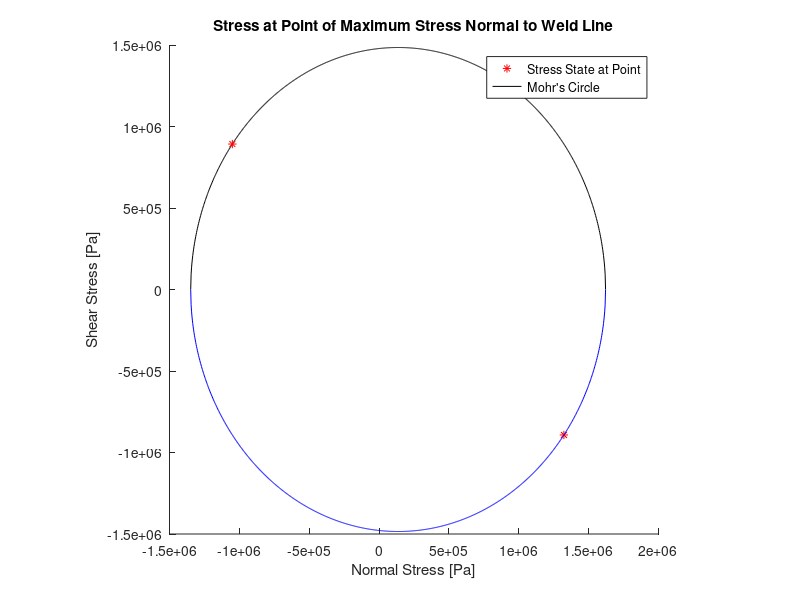

Here is the MATLAB script that generated this plot:
clear ; close all ; clc ;
pointx = 1.3229e+006 ;
pointy = -8.9239e+005 ;
pointx2 = -1.0502e+006 ;

center = ( pointx + pointx2 )/2 ;
taumax = sqrt( ( pointx - center )^2 + pointy^2 ) ;

x = linspace( center - taumax , center + taumax , 1e3 ) ;
y1 = sqrt( taumax^2 - (x-center).^2 ) ;
y2 = -sqrt( taumax^2 - (x-center).^2 ) ;



figure
hold on
axis square
plot( pointx , pointy , '*r' )
plot( x , y1 , 'k' )
plot( x , y2 , 'b' )
plot( pointx2 , -pointy , '*r' )
legend( 'Stress State at Point' , 'Mohr''s Circle' , 'Location' , 'northeast' )
xlabel( 'Normal Stress [Pa]' )
ylabel( 'Shear Stress [Pa]' )
title( 'Stress at Point of Maximum Stress Normal to Weld Line' )
